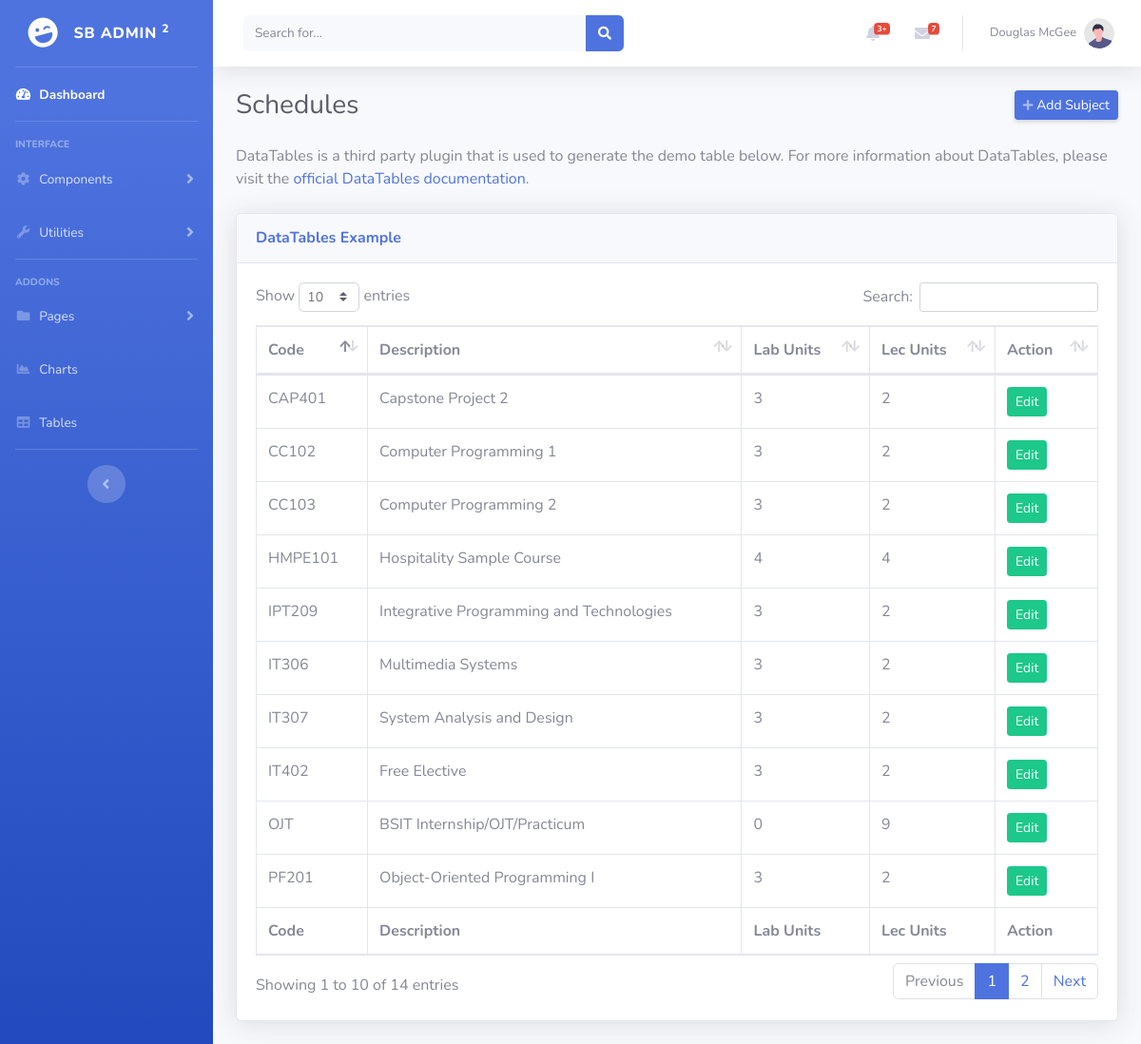
Page /admin/subject-table.php on the committed database.
### tables this page shows
CREATE TABLE `tbl_subject` (
  `sbj_id` int(10) NOT NULL,
  `sbj_code` varchar(20) NOT NULL,
  `sbj_desc` varchar(300) NOT NULL,
  `lab_units` int(10) NOT NULL,
  `lec_units` int(10) NOT NULL
);

### admin/subject-table.php (the view, shortened to what this page needs)
<?php
include_once '../templates/header.php';
?>
                <div class="container-fluid">
                <div class="d-sm-flex align-items-center justify-content-between mb-4">
                        <h1 class="h3 mb-0 text-gray-800">Schedules</h1>
                        <a href="add-subject.php" class="d-none d-sm-inline-block btn btn-sm btn-primary shadow-sm"><i
                                class="fas fa-plus fa-sm text-white-50"></i> Add Subject</a>
                    </div>
                    <p class="mb-4">DataTables is a third party plugin that is used to generate the demo table below.
                        For more information about DataTables, please visit the <a target="_blank"
                            href="https://datatables.net">official DataTables documentation</a>.</p>
                    <div class="card shadow mb-4">
                        <div class="card-header py-3">
                            <h6 class="m-0 font-weight-bold text-primary">DataTables Example</h6>
                        </div>
                        <div class="card-body">
                            <div class="table-responsive">
                                <table class="table table-bordered" id="dataTable" width="100%" cellspacing="0">
                                    <thead>
                                        <tr>
                                        <th>Code</th>
                                        <th>Description</th>
                                        <th>Lab Units</th>
                                        <th>Lec Units</th>
                                        <th>Action</th>
                                        </tr>
                                    </thead>
                                    <tfoot>
                                        <tr>
                                        <th>Code</th>
                                        <th>Description</th>
                                        <th>Lab Units</th>
                                        <th>Lec Units</th>
                                        <th>Action</th>
                                        </tr>
                                    </tfoot>
                                    <tbody>
                                    <?php
                                        $database = new Connection();
                                        $db = $database->open();
                                        try{
                                            $sql = 'SELECT * FROM tbl_subject ORDER BY sbj_code ASC';
                                            foreach ($db->query($sql) as $row) {
                                            ?>
                                                <tr>
                                                    <td><?php echo $row["sbj_code"]?></td>
                                                    <td><?php echo $row["sbj_desc"]?></td>
                                                    <td><?php echo $row["lab_units"]?></td>
                                                    <td><?php echo $row["lec_units"]?></td>
                                                    <td>
                                                    <a href="#edit_<?php echo $row['sbj_id']; ?>" class="btn btn-success btn-sm" data-toggle="modal"><span class="glyphicon glyphicon-edit"></span> Edit</a>
                                                    </td>
                                                </tr>
                                                <?php
                                            }
                                        }
                                        catch(PDOException $e){
                                            echo "There is some problem in connection: " . $e->getMessage();
                                        }
                                    ?>
                                    </tbody>
                                </table>
                            </div>
                        </div>
                    </div>
                </div>
<?php
include_once '../templates/footer.php';
?>

### rows in the picture
tbl_subject: sbj_code "CAP401", sbj_desc "Capstone Project 2", lab_units "3", lec_units "2"
tbl_subject: sbj_code "CC102", sbj_desc "Computer Programming 1", lab_units "3", lec_units "2"
tbl_subject: sbj_code "CC103", sbj_desc "Computer Programming 2", lab_units "3", lec_units "2"
tbl_subject: sbj_code "HMPE101", sbj_desc "Hospitality Sample Course", lab_units "4", lec_units "4"
tbl_subject: sbj_code "IPT209", sbj_desc "Integrative Programming and Technologies", lab_units "3", lec_units "2"
tbl_subject: sbj_code "IT306", sbj_desc "Multimedia Systems", lab_units "3", lec_units "2"
tbl_subject: sbj_code "IT307", sbj_desc "System Analysis and Design", lab_units "3", lec_units "2"
tbl_subject: sbj_code "IT402", sbj_desc "Free Elective", lab_units "3", lec_units "2"
tbl_subject: sbj_code "OJT", sbj_desc "BSIT Internship/OJT/Practicum", lab_units "0", lec_units "9"
tbl_subject: sbj_code "PF201", sbj_desc "Object-Oriented Programming I", lab_units "3", lec_units "2"
